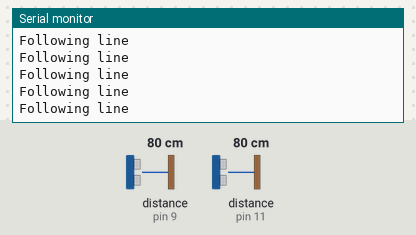
This sketch was run on a simulated Arduino Uno, built with avr-gcc and run on an emulated ATmega328P. Shown: the last lines printed to the serial monitor. The inputs (shaded band) are chosen by the test bench; at power-on: distance to the obstacle (sensors on pin 9, pin 11) 80 cm. The echo pulse lasts 58.3 µs per cm.

Above: at 1.2 s.
1.3 s: distance to the obstacle (sensor on pin 9) set to 2 cm
At 1.49 s:
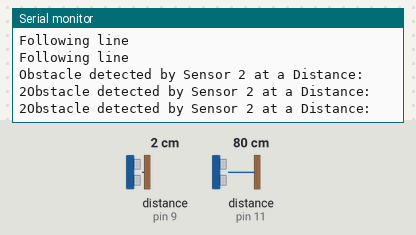
2.9 s: distance to the obstacle (sensor on pin 11) set to 2 cm
At 3.12 s:
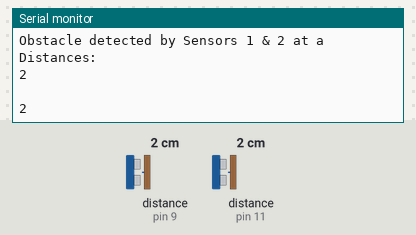
4.5 s: distance to the obstacle (sensor on pin 9) set to 18 cm
At 4.6 s:
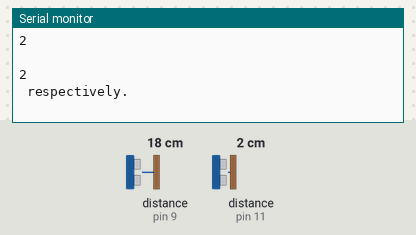
7.5 s: distance to the obstacle (sensor on pin 11) set to 18 cm
At 7.53 s:
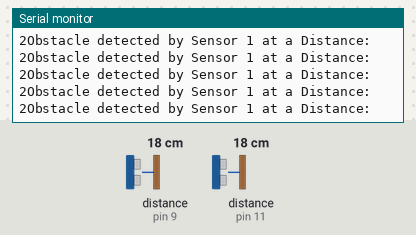
10.5 s: distance to the obstacle (sensor on pin 9) set to 4 cm
At 10.69 s:
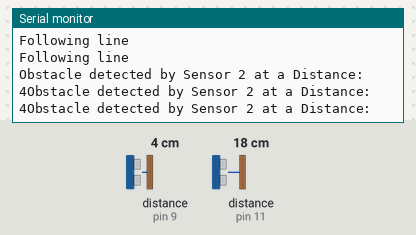
13.5 s: distance to the obstacle (sensor on pin 9) set to 35 cm
At 13.58 s:
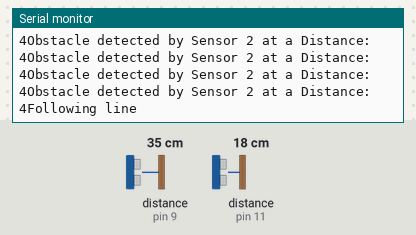
Timing chart, 0 to 16.5 s (numbered marks = the images above; inputs shaded):
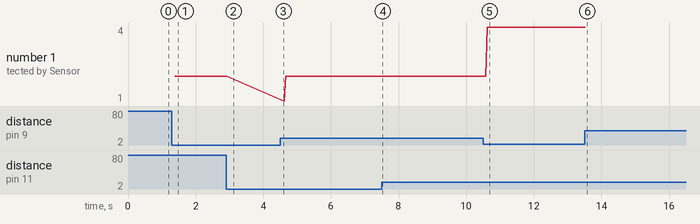

Measured:
- after the input at 1.3 s, the serial monitor: prints a new line after 0.08 s (image 1)
- after the input at 2.9 s, the serial monitor: prints a new line after 0.07 s (image 2)
- after the input at 10.5 s, the serial monitor: prints a new line after 0.07 s (image 5)
- after the input at 13.5 s, the serial monitor: prints a new line after 0.07 s (image 6)
- plotted number 1: 2 → 4 after the input at 10.5 s

The sketch:

Ultrasonic_Test.ino
```cpp
// * Hardware Connection Arduino Uno and Ultrasonic 1 and 2:
// *   GND ------------- GND
// *   5v -------------- 5v
// *   12 -------------- Trig1
// *   11 -------------- Echo1 (PWM)
// *   8 --------------- Trig2
// *   9 --------------- Echo2 (PWM)

#include <Ultrasonic.h>

//Ultrasonic Variables
Ultrasonic ultrasonic1(12, 11);
Ultrasonic ultrasonic2(8, 9);
int obs1 = 0;
int obs2 = 0;

void setup() {
  // put your setup code here, to run once:
  Serial.begin(9600);

}

void loop() {
  obs1 = ultrasonic1.read();
  //Serial.println(obs1);
  obs2 = ultrasonic2.read();
  //Serial.println(obs2);
  if (obs1 > 10 && obs2 > 10){
     Serial.println("Following line");
  }
  else{
    //Serial.println("Stopped following line");

    if (obs1 > 10 ){
        Serial.println("Obstacle detected by Sensor 2 at a Distance: ");
        Serial.print(obs2);
    }
    else if (obs2 > 10){
        Serial.println("Obstacle detected by Sensor 1 at a Distance: ");
        Serial.print(obs1);
    }
    else {
        Serial.println("Obstacle detected by Sensors 1 & 2 at a Distances: ");
        Serial.println(obs1);
        Serial.println("  ");
        Serial.println(obs2);
        Serial.println(" respectively.");
    }
  }
}
```
